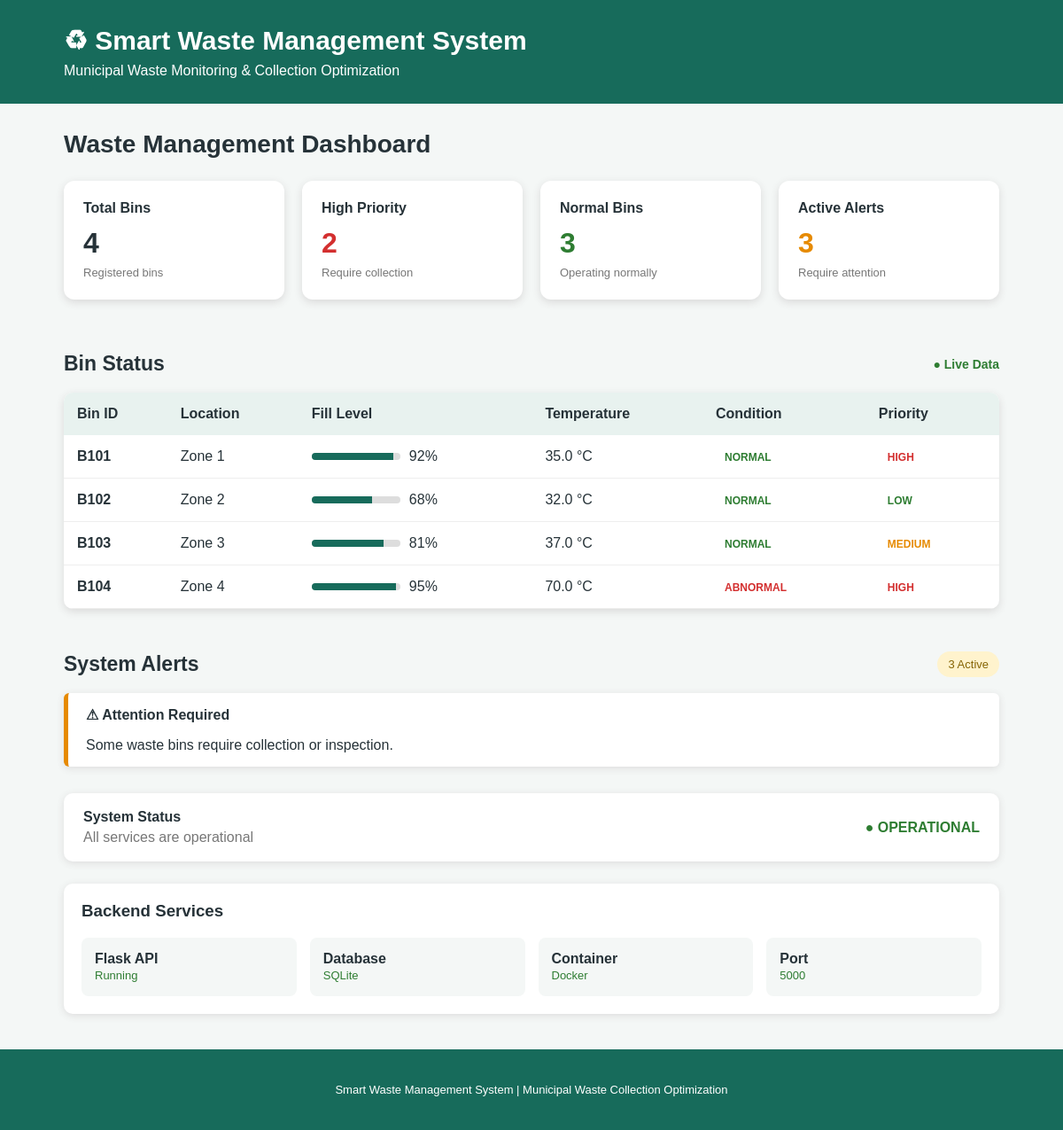
The page / on the database its author committed.
### tables this page shows
CREATE TABLE bins (
            id INTEGER PRIMARY KEY AUTOINCREMENT,
            bin_id TEXT UNIQUE,
            location TEXT,
            fill_level INTEGER,
            temperature REAL,
            condition TEXT,
            priority TEXT
        );

### app/app.py (the view)
@app.route("/")
def home():
    connection = get_connection()
    bins = connection.execute(
        "SELECT * FROM bins"
    ).fetchall()
    alerts = connection.execute(
        "SELECT * FROM alerts WHERE status = 'OPEN'"
    ).fetchall()
    connection.close()
    total_bins = len(bins)
    total_alerts = len(alerts)
    high_priority = sum(
        1 for bin in bins
        if bin["priority"] == "HIGH"
    )
    normal_bins = sum(
        1 for bin in bins
        if bin["condition"] == "NORMAL"
    )
    return render_template(
        "dashboard.html",
        bins=bins,
        alerts=alerts,
        total_bins=total_bins,
        total_alerts=total_alerts,
        high_priority=high_priority,
        normal_bins=normal_bins
    )

### app/database.py (called while the page is built)
def get_connection():
    os.makedirs("database", exist_ok=True)
    connection = sqlite3.connect(DATABASE)
    connection.row_factory = sqlite3.Row
    return connection

### templates/dashboard.html (shortened to what this page needs)
<!DOCTYPE html>
<html lang="en">
<head>
    <link rel="stylesheet"
          href="{{ url_for('static', filename='style.css') }}">
</head>
<body>
    <header>
        <div class="header-content">
            <h1>♻ Smart Waste Management System</h1>
            <p>Municipal Waste Monitoring & Collection Optimization</p>
        </div>
    </header>
    <main class="container">
        <h2>Waste Management Dashboard</h2>
        <div class="cards">
            <div class="card">
                <h3>Total Bins</h3>
                <p>{{ total_bins }}</p>
                <span>Registered bins</span>
            </div>
            <div class="card">
                <h3>High Priority</h3>
                <p class="danger">{{ high_priority }}</p>
                <span>Require collection</span>
            </div>
            <div class="card">
                <h3>Normal Bins</h3>
                <p class="success">{{ normal_bins }}</p>
                <span>Operating normally</span>
            </div>
            <div class="card">
                <h3>Active Alerts</h3>
                <p class="warning">{{ total_alerts }}</p>
                <span>Require attention</span>
            </div>
        </div>
        <section>
            <div class="section-title">
                <h2>Bin Status</h2>
                <span class="live">● Live Data</span>
            </div>
            <div class="table-container">
                <table>
                    <thead>
                        <tr>
                            <th>Bin ID</th>
                            <th>Location</th>
                            <th>Fill Level</th>
                            <th>Temperature</th>
                            <th>Condition</th>
                            <th>Priority</th>
                        </tr>
                    </thead>
                    <tbody>
                        {% for bin in bins %}
                        <tr>
                            <td>
                                <strong>{{ bin["bin_id"] }}</strong>
                            </td>
                            <td>
                                {{ bin["location"] }}
                            </td>
                            <td>
                                <div class="fill-container">
                                    <div class="fill-bar">
                                        <div class="fill-value"
                                             style="width: {{ bin['fill_level'] }}%;">
                                        </div>
                                    </div>
                                    <span>
                                        {{ bin["fill_level"] }}%
                                    </span>
                                </div>
                            </td>
                            <td>
                                {{ bin["temperature"] }} °C
                            </td>
                            <td>
                                {% if bin["condition"] == "ABNORMAL" %}
                                    <span class="badge abnormal">
                                        ABNORMAL
                                    </span>
                                {% else %}
                                    <span class="badge normal">
                                        NORMAL
                                    </span>
                                {% endif %}
                            </td>
                            <td>
                                {% if bin["priority"] == "HIGH" %}
                                    <span class="badge high">
                                        HIGH
                                    </span>
                                {% elif bin["priority"] == "MEDIUM" %}
                                    <span class="badge medium">
                                        MEDIUM
                                    </span>
                                {% else %}
                                    <span class="badge low">
                                        LOW
                                    </span>
                                {% endif %}
                            </td>
                        </tr>
                        {% endfor %}
                    </tbody>
                </table>
            </div>
        </section>
        <section class="alerts-section">
            <div class="section-title">
                <h2>System Alerts</h2>
                <span class="alert-count">
                    {{ total_alerts }} Active
                </span>
            </div>
            <div class="alerts">
                {% if total_alerts > 0 %}
                    <div class="alert">
                        <strong>⚠ Attention Required</strong>
                        <p>
                            Some waste bins require collection or inspection.
                        </p>
                    </div>
                {% endif %}
            </div>
        </section>
        <div class="system-status">
            <div>
                <strong>System Status</strong>
                <p>All services are operational</p>
            </div>
            <span class="operational">
                ● OPERATIONAL
            </span>
        </div>
        <div class="api-info">
            <h3>Backend Services</h3>
            <div class="api-grid">
                <div>
                    <strong>Flask API</strong>
                    <span>Running</span>
                </div>
                <div>
                    <strong>Database</strong>
                    <span>SQLite</span>
                </div>
                <div>
                    <strong>Container</strong>
                    <span>Docker</span>
                </div>
                <div>
                    <strong>Port</strong>
                    <span>5000</span>
                </div>
            </div>
        </div>
    </main>
    <footer>
        <p>
            Smart Waste Management System |
            Municipal Waste Collection Optimization
        </p>
    </footer>
</body>
</html>

### static/style.css (style rules this page uses)
* { box-sizing: border-box; }
body { margin: 0; font-family: Arial, sans-serif; background: #f4f7f6; color: #263238; }
header { background: #176b5b; color: white; padding: 28px 6%; }
.header-content h1 { margin: 0; font-size: 30px; }
.header-content p { margin: 8px 0 0; font-size: 16px; }
.container { width: 88%; margin: 30px auto; }
.container > h2 { font-size: 28px; margin-bottom: 25px; }
.cards { display: grid; grid-template-columns: repeat(4, 1fr); gap: 20px; margin-bottom: 40px; }
.card { background: white; padding: 22px; border-radius: 12px; box-shadow: 0 3px 10px #d9d9d9; }
.card h3 { margin: 0; font-size: 16px; }
.card p { margin: 12px 0 5px; font-size: 32px; font-weight: bold; }
.card span { font-size: 13px; color: #777; }
.danger { color: #d32f2f; }
.success { color: #2e7d32; }
.warning { color: #e68a00; }
section { margin-bottom: 30px; }
.section-title { display: flex; justify-content: space-between; align-items: center; }
.section-title h2 { font-size: 23px; }
.live { color: #2e7d32; font-weight: bold; font-size: 14px; }
.table-container { background: white; border-radius: 10px; overflow: hidden; box-shadow: 0 3px 10px #d9d9d9; }
table { width: 100%; border-collapse: collapse; }
th { background: #e8f2ef; padding: 15px; text-align: left; }
td { padding: 15px; border-bottom: 1px solid #eeeeee; }
.fill-container { display: flex; align-items: center; gap: 10px; }
.fill-bar { width: 100px; height: 8px; background: #dddddd; border-radius: 5px; overflow: hidden; }
.fill-value { height: 100%; background: #176b5b; }
.badge { padding: 6px 10px; border-radius: 15px; font-size: 12px; font-weight: bold; }
.high, .abnormal { color: #d32f2f; }
.medium { color: #e68a00; }
.low, .normal { color: #2e7d32; }
.alerts-section { margin-top: 30px; }
.alert-count { background: #fff3cd; color: #856404; padding: 7px 12px; border-radius: 15px; font-size: 13px; }
.alert { background: white; border-left: 5px solid #e68a00; padding: 15px 20px; border-radius: 6px; box-shadow: 0 2px 8px #dddddd; }
.alert p { margin-bottom: 0; }
.system-status { margin-top: 30px; padding: 18px 22px; background: white; border-radius: 10px; display: flex; justify-content: space-between; align-items: center; box-shadow: 0 2px 8px #dddddd; }
.system-status p { margin: 5px 0 0; color: #777; }
.operational { color: #2e7d32; font-weight: bold; }
.api-info { margin-top: 25px; background: white; padding: 20px; border-radius: 10px; box-shadow: 0 2px 8px #dddddd; }
.api-info h3 { margin-top: 0; }
.api-grid { display: grid; grid-template-columns: repeat(4, 1fr); gap: 15px; }
.api-grid div { padding: 15px; background: #f4f7f6; border-radius: 8px; }
.api-grid strong { display: block; }
.api-grid span { color: #2e7d32; font-size: 13px; }
footer { text-align: center; padding: 25px; margin-top: 40px; background: #176b5b; color: white; font-size: 13px; }

### rows shown on the page
bins: bin_id "B101", location "Zone 1", fill_level "92", temperature "35.0", condition "NORMAL", priority "HIGH"
bins: bin_id "B102", location "Zone 2", fill_level "68", temperature "32.0", condition "NORMAL", priority "LOW"
bins: bin_id "B103", location "Zone 3", fill_level "81", temperature "37.0", condition "NORMAL", priority "MEDIUM"
bins: bin_id "B104", location "Zone 4", fill_level "95", temperature "70.0", condition "ABNORMAL", priority "HIGH"

### other values the page prints
{{ total_bins }} "4"
{{ high_priority }} "2"
{{ normal_bins }} "3"
{{ total_alerts }} "3"
